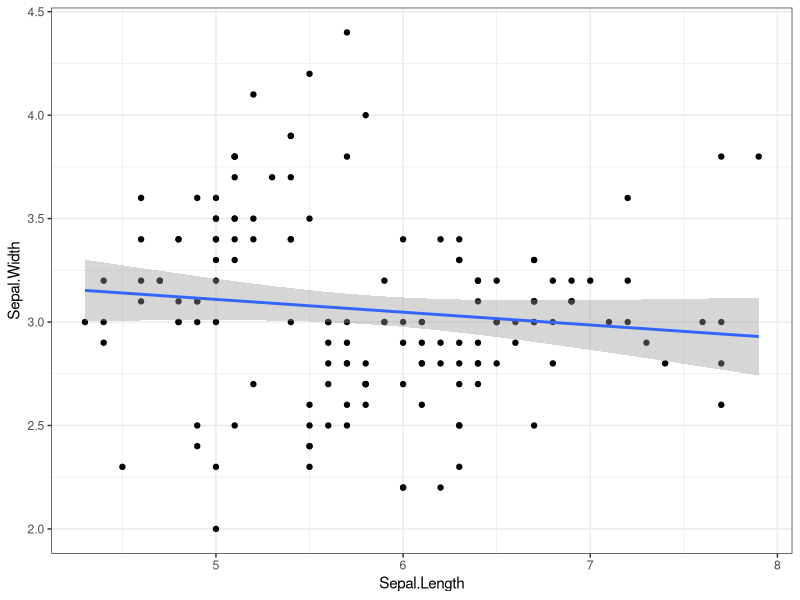
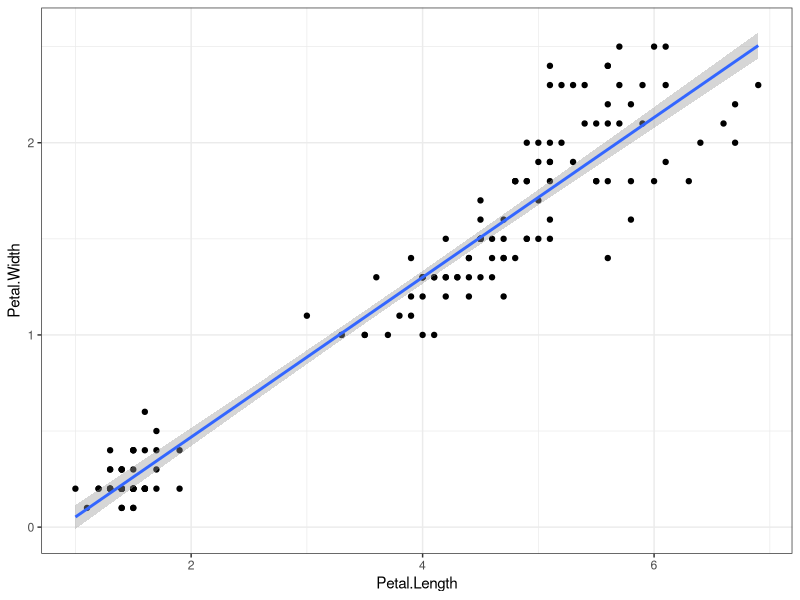
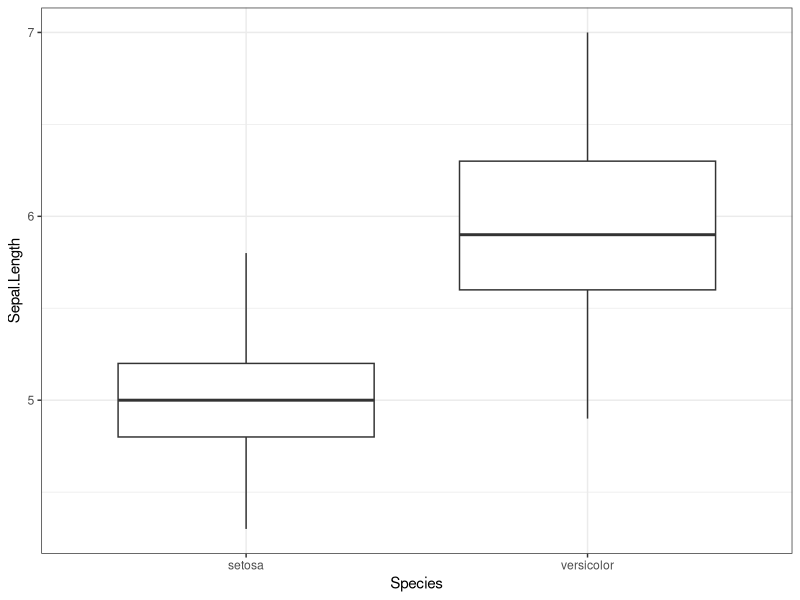
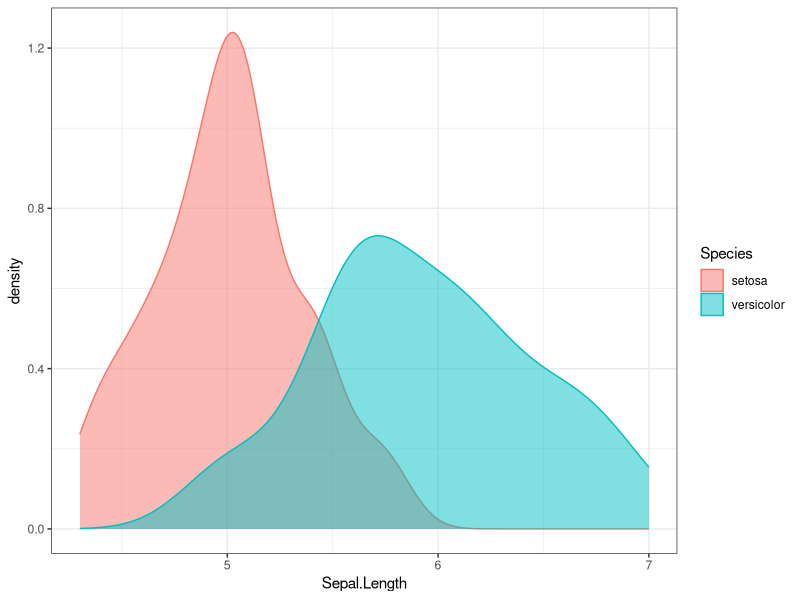
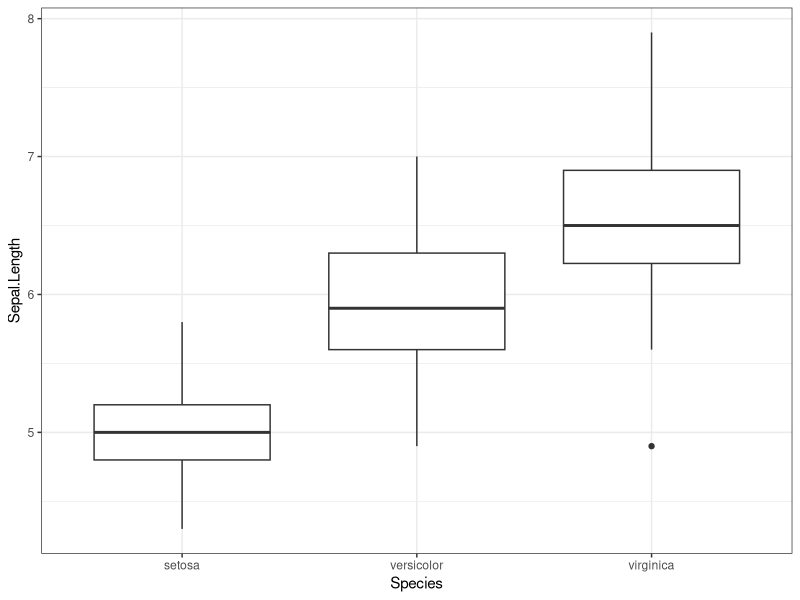
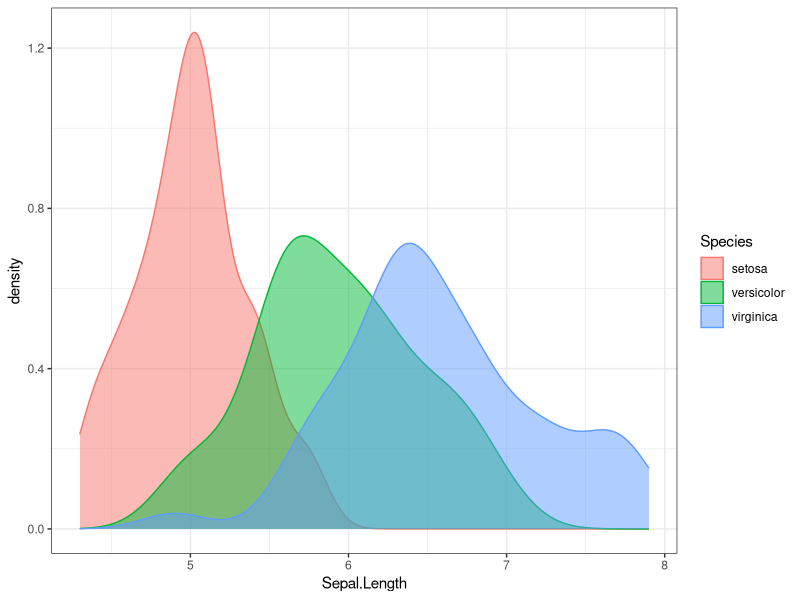
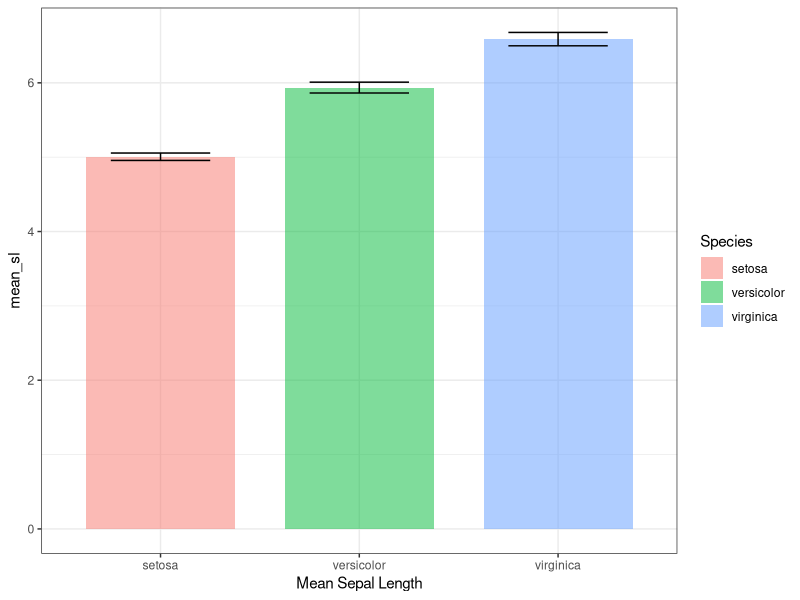
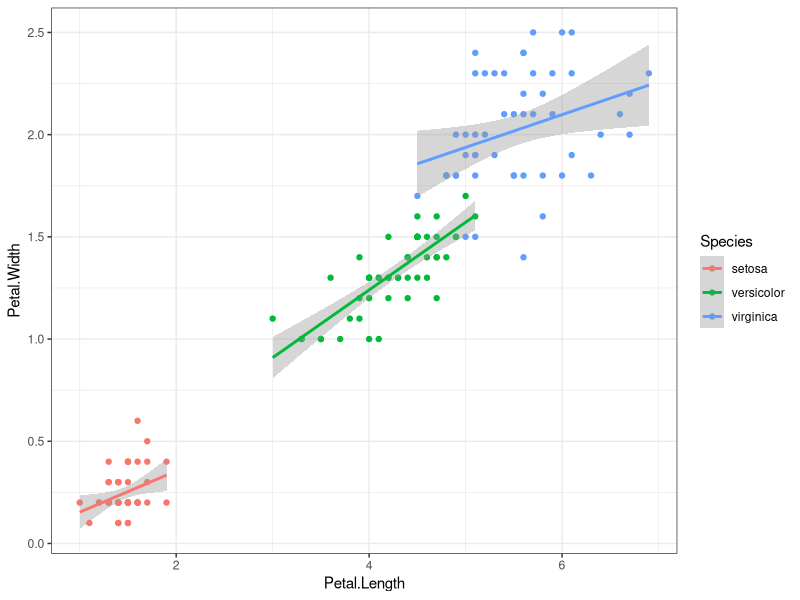

These charts were generated, in order, by the following R code:
## ---- chunk 1
library(tidyverse)
theme_set(theme_bw())
## ---- chunk 2
iris
## ---- chunk 3
str(iris)
## ---- chunk 4
summary(iris)
## ---- chunk 5
cor(iris$Sepal.Length, iris$Sepal.Width)
## ---- chunk 6
cor.test(iris$Sepal.Length, iris$Sepal.Width)
## ---- chunk 7
iris %>%
  ggplot(aes(Sepal.Length, Sepal.Width))+
  geom_point()+
  geom_smooth(method="lm")
## ---- chunk 8
cor.test(iris$Petal.Length, iris$Petal.Width)
## ---- chunk 9
iris %>%
  ggplot(aes(Petal.Length, Petal.Width))+
  geom_point()+
  geom_smooth(method="lm")
## ---- chunk 10
iris %>%
  filter(Species != "virginica") %>%
  ggplot(aes(Species, Sepal.Length))+
  geom_boxplot()
## ---- chunk 11
iris %>%
  filter(Species != "virginica") %>%
  ggplot(aes(Sepal.Length, fill=Species, col=Species))+
  geom_density(alpha=0.5)
## ---- chunk 12
data = iris %>%
  filter(Species != "virginica")
t.test(Sepal.Length ~ Species, data)
## ---- chunk 13
t.test(Sepal.Length ~ Species, data, alternative = "less")
## ---- chunk 14
t.test(Sepal.Length ~ Species, data, alternative = "less")$p.value < t.test(Sepal.Length ~ Species, data)$p.value
## ---- chunk 15
t.test(Sepal.Length ~ Species, data, alternative = "greater")
## ---- chunk 16
iris %>%
  ggplot(aes(Species, Sepal.Length))+
  geom_boxplot()
## ---- chunk 17
iris %>%
  ggplot(aes(Sepal.Length, fill=Species, col=Species))+
  geom_density(alpha=0.5)
## ---- chunk 18
iris %>% 
  group_by(Species) %>%
  summarise(mean_sl = mean(Sepal.Length),
            sem_sl = sd(Sepal.Length)/sqrt(n())) %>%
  ggplot(aes(Species, mean_sl, fill=Species))+
  geom_bar(stat = 'identity', alpha = 0.5, width = 0.75)+
  geom_errorbar(aes(ymin = mean_sl-sem_sl, ymax = mean_sl+sem_sl), width = 0.5)+
  xlab("Mean Sepal Length")
## ---- chunk 19
summary(aov(Sepal.Length ~ Species, iris))
## ---- chunk 20
with(iris, pairwise.t.test(Sepal.Length, Species))
## ---- chunk 21
iris %>%
  ggplot(aes(Petal.Length, Petal.Width, color=Species))+
  geom_point()+
  geom_smooth(method = "lm")
## ---- chunk 22
summary(lm(Petal.Width ~ Petal.Length+Species, iris))
## ---- chunk 23
m1a = lm(Petal.Width ~ Petal.Length, iris)
m1b = lm(Petal.Width ~ Species, iris)
m2 = lm(Petal.Width ~ Petal.Length+Species, iris)
m3 = lm(Petal.Width ~ Petal.Length*Species, iris)
## ---- chunk 24
anova(m1a, m2, m3)
## ---- chunk 25
anova(m1b, m2, m3)
## ---- chunk 26

